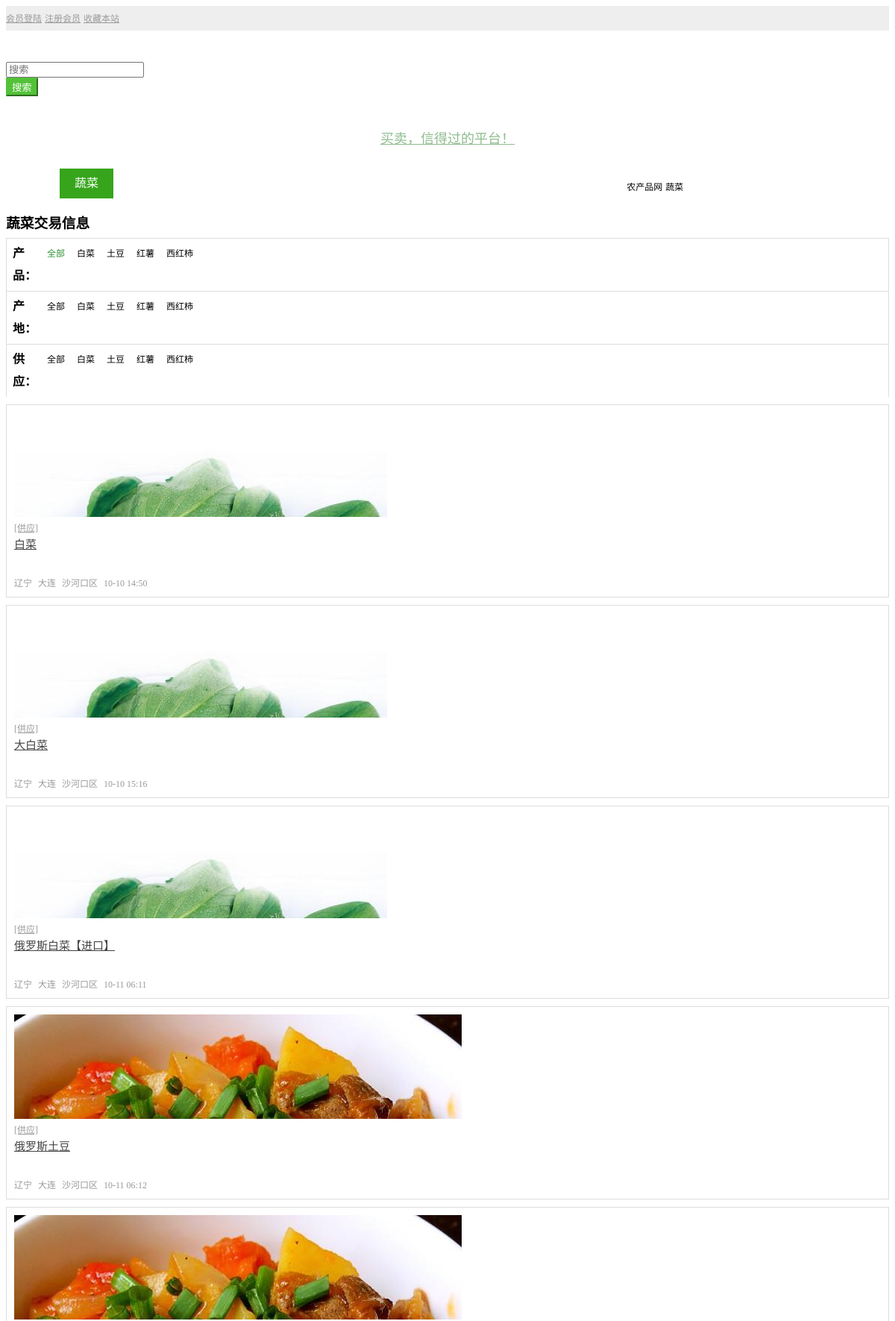
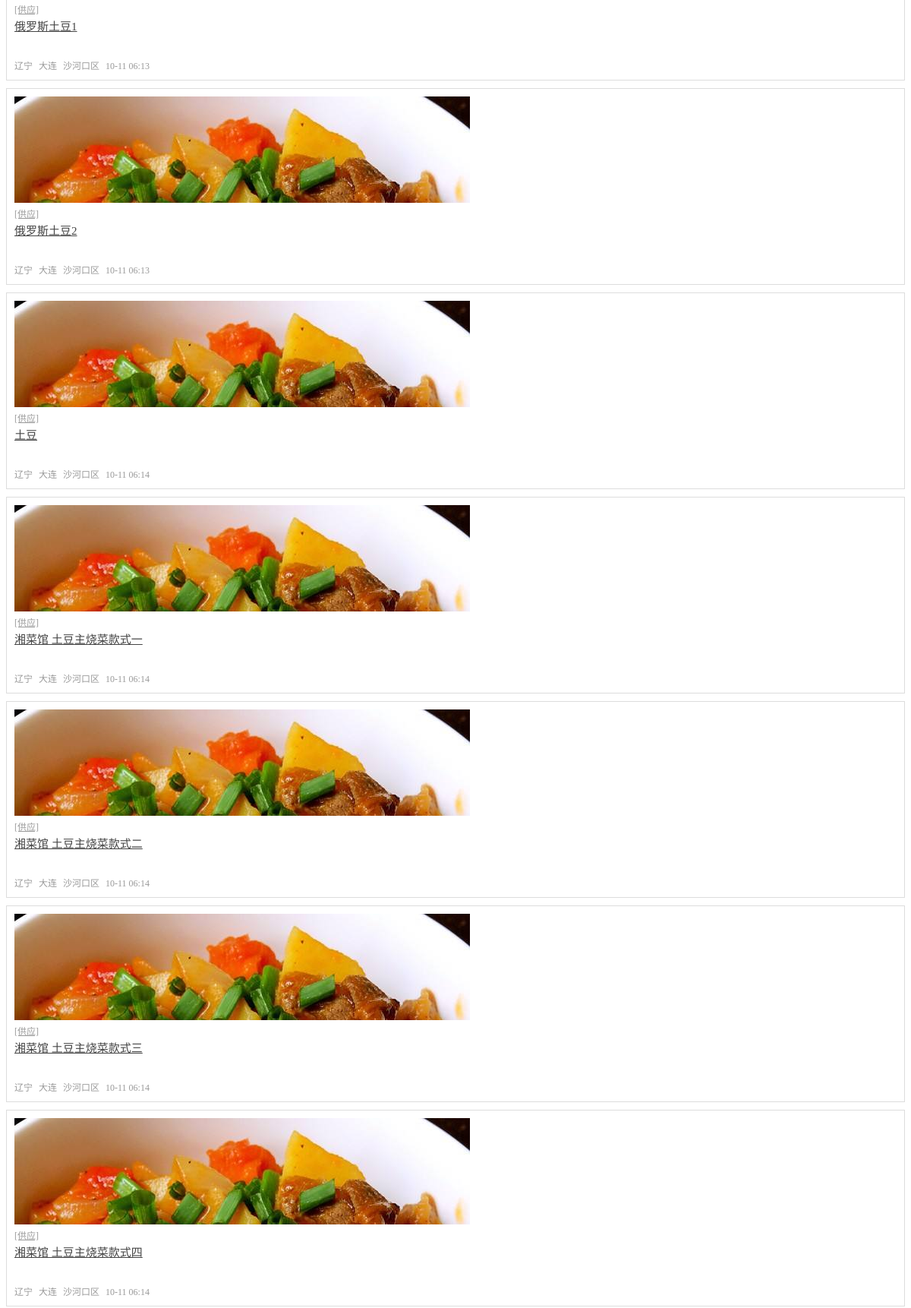
/product/1/0/0/1 (upper part), run on the app's committed database (2 pictures, top to bottom).
### home/models.py (models this page shows)
class p_product(models.Model):
    p_name = models.CharField(max_length=30, help_text="类别名称")
    create_time = models.CharField(max_length=30, help_text="创建时间", default="0")
    update_time = models.CharField(max_length=30, help_text="修改时间", default="0")

class p_product_child(models.Model):
    p_name = models.CharField(max_length=30, help_text="产品名称")
    p_id = models.IntegerField(help_text="父ID")
    create_time = models.CharField(max_length=30, help_text="创建时间", default="0")
    update_time = models.CharField(max_length=30, help_text="修改时间", default="0")

class p_message(models.Model):
    username = models.CharField(max_length=30, help_text="关联用户")
    type = models.CharField(max_length=30, help_text="1：供应 2：需求", default=1)
    m_title = models.CharField(max_length=50, help_text="信息标题", default="")
    m_pz = models.CharField(max_length=30, help_text="产品品种", default="")
    m_begin = models.CharField(max_length=30, help_text="上市开始日期时间", default="")
    m_end = models.CharField(max_length=30, help_text="上市结束日期时间", default="")
    m_size = models.CharField(max_length=30, help_text="报价规格", default="")
    m_today_price = models.CharField(max_length=30, help_text="今日价格", default="")
    m_today_size = models.CharField(max_length=30, help_text="今日价格的单位", default="")
    m_today_date = models.CharField(max_length=30, help_text="上架日期", default="")
    m_photo = models.CharField(max_length=200, help_text="实拍图片，展示图片", default="")
    m_address_province = models.CharField(max_length=80, help_text="所属地区代码(省级)", default="")
    m_address_city = models.CharField(max_length=80, help_text="所属地区代码(市级)", default="")
    m_address_belong = models.CharField(max_length=80, help_text="所属地区代码（地区）", default="")
    m_address_detail = models.CharField(max_length=200, help_text="详细地址", default="")
    m_f_id = models.CharField(max_length=200, help_text="关联的大类别", default="")
    m_c_id = models.CharField(max_length=200, help_text="关联的子类别", default="")
    m_content = models.TextField(help_text="信息内容正文")
    create_time = models.CharField(max_length=30, help_text="创建时间", default="0")
    update_time = models.CharField(max_length=30, help_text="修改时间", default="0")

### home/views.py (the view, shortened to what this page needs)
# urls.py: path('product/<int:father>/<int:child>/<int:last>/<int:page>', home_views.product),
def product(request, father, child, last, page):
    recPerPage = 16
    if father != None:
        if isinstance(father, int):
            threeAll = None
            template = loader.get_template('home/product.html')
            table_nav = list(p_product_child.objects.filter(p_id=father).values())
            if child == 0:
                childData = [{
                    'link': '/product/' + str(father) + '/0/0/1',
                    'title': '全部',
                    'f_id': 0,
                    'active': 'on'
                }]
            for item in table_nav:
                if item['id'] == child:
                    on = 'on'
                else:
                    on = ''
                childData.append({
                    'link': '/product/' + str(father) + '/' + str(item['id']) + '/0/1',
                    'title': item['p_name'],
                    'f_id': item['p_id'],
                    'active': on
                })
            try:
                if child == 0:
                    mgsLsit = Paginator(p_message.objects.filter(m_f_id=father).values().order_by('create_time'),
                                        recPerPage)
                handle = PageObject()
                pageData = handle.handlePage(mgsLsit, page, recPerPage)
                if pageData['count'] == 0:
                    msg = urllib.parse.quote('该栏目下没有信息！')
                    return HttpResponseRedirect('/message/' + msg)
                pageData['page_list'] = handlePhoto(pageData['page_list'])
            except:
                pageData = None
            this = p_product.objects.get(id=father)
            titleNav = [
                {
                    'title': '农产品网',
                    'link': '/'
                },
                {
                    'title': this.p_name,
                    'link': ''
                }
            ]
            context = {
                'child': childData,  # 多级导航
                'list': pageData,
                'path': '/product/' + str(father) + '/' + str(child) + '/' + str(last) + '/',
                'titleNav': titleNav,
                'this': this.p_name,
                'threeAll': threeAll
            }
            return HttpResponse(template.render(context, request))
        else:
            return HttpResponse('页面参数错误')
    else:
        return HttpResponse('不存在参数')

### home/views.py (called while the page is built)
def handlePhoto(list):
    for item in list:
        list[list.index(item)]['m_photo'] = json.loads(item['m_photo'])
        if item['create_time'] != 0:
            list[list.index(item)]['create_time'] = time.strftime("%m-%d %H:%M",
                                                                  time.localtime(float(item['create_time'])))
        if item['update_time'] != 0:
            list[list.index(item)]['update_time'] = time.strftime("%m-%d %H:%M",
                                                                  time.localtime(float(item['update_time'])))
    return list

### home/templates/home/product.html (shortened to what this page needs)
{% load static %}
{% include "home/base_header.html" %}
<link rel="stylesheet" href="{% static '/css/common.css' %}">
<link rel="stylesheet" href="{% static '/css/body.css' %}">
<link rel="stylesheet" href="{% static '/css/product.css' %}">
<link rel="stylesheet" href="{% static '/css/page.css' %}">
</head>
<body>
{% include "home/base_nav.html" %}
<div class="">
    <div class="container">
        <div class="col-md-8">
            <div>
                <div class="nav-title clear_both">
                    {% for item in titleNav %}
                        <a class="a-text a-text-hover" href="{{ item.link }}">{{ item.title }}</a>
                    {% endfor %}
                </div>
                <div class="clear_both card-title">
                    <h3 class="pull-left">
                        {{ this }}交易信息
                    </h3>
                </div>
                <div class="card-box clear_both list-nav-">
                    <div class="col-xs-12">
                        <div class="link-header"><strong>产品：</strong></div>
                        <div class="link-body">
                            {% for item in child %}
                                <a class="link-body-a a-text a-text-hover {{ item.active }}"
                                   href="{{ item.link }}">{{ item.title }}</a>
                            {% endfor %}
                        </div>
                    </div>
                </div>
                <div class="card-box clear_both list-nav-">
                    <div class="col-xs-12">
                        <div class="link-header"><strong>产地：</strong></div>
                        <div class="link-body">
                            {% for item in child %}
                                <a class="link-body-a a-text a-text-hover" href="{{ item.link }}">{{ item.title }}</a>
                            {% endfor %}
                        </div>
                    </div>
                </div>
                <div class="card-box clear_both list-nav-">
                    <div class="col-xs-12">
                        <div class="link-header"><strong>供应：</strong></div>
                        <div class="link-body">
                            {% for item in child %}
                                <a class="link-body-a a-text a-text-hover" href="{{ item.link }}">{{ item.title }}</a>
                            {% endfor %}
                        </div>
                    </div>
                </div>
                <div class="clear_both msg-item-box">
                    {% for item in list.page_list %}
                        <div class="col-xs-3 msg-item-body">
                            <div class="msg-item-border">
                                <a class="msg-item-img" href="/productDetail/{{ item.id }}" target="_blank">
                                    <img src="{{ item.m_photo.0 }}"
                                         alt="">
                                </a>
                                <a class="msg-item-type" href="/productDetail/{{ item.id }}" target="_blank">
                                    {% if item.type == '1' %}
                                        [供应]
                                    {% elif item.type == '2' %}
                                        [需求]
                                    {% endif %}
                                </a>
                                <a class="msg-item-title" href="/productDetail/{{ item.id }}" target="_blank">
                                    {{ item.m_title }}
                                </a>
                                <div class="msg-item-address clear_both">
                                    <span class="pull-left">{{ item.m_address_province }}</span>
                                    <span class="pull-left">{{ item.m_address_city }}</span>
                                    <span class="pull-left">{{ item.m_address_belong }}</span>
                                    <span class="pull-right">{{ item.create_time }}</span>
                                </div>
                            </div>
                        </div>
                    {% endfor %}
                </div>
            </div>
        </div>
    </div>
</div>
{% include "home/base_footer.html" %}

### home/templates/home/base_nav.html (shortened to what this page needs)
<header>
    <div class="top-bar">
        <div class="container">
            <div class="col-lg-12 clear_both">
        <span class="pull-left">
            {%  if request.userInfo != None %}
                <a><font color="#444">用户：</font></a>
                <a><b>{% autoescape off %}{{ request.userInfo.nickname }}{% endautoescape %}</b></a>
                <a><font color="#444">，欢迎登录！</font></a>
                <a href="/publish/">发布信息</a>
                <a href="/register/">管理信息</a>
                <a href="/registerReg/">修改资料</a>
                <a href="/logout/">退出</a>
            {% elif request.userInfo == None %}
                <a href="/login/">会员登陆</a>
                <a href="/register/">注册会员</a>
            {% endif %}
        </span>
                <span class="pull-right">
            <a href="">收藏本站</a>
        </span>
            </div>
        </div>
    </div>
    <div>
        <div class="container search-bar">
            <div class="col-md-3 col-sm-4">
            </div>
            <div class="col-md-5 col-sm-5 search-bar-input">
                <div class="input-group">
                    <div class="input-control search-box  has-icon-right search-example"
                         id="searchboxExample">
                        <input id="inputSearchExample3" type="search" class="form-control search-input"
                               placeholder="搜索">
                    </div>
                    <span class="input-group-btn">
                    <button class="btn btn-green" type="button">搜索</button>
                  </span>
                </div>
            </div>
            <div class="col-md-4 col-sm-3 search-bar-text">
                <a href="">买卖，信得过的平台！</a>
            </div>
        </div>
    </div>
    <div class="nav-bar">
        <div class="container">
            <div class="col-md-12">
                <ul class="nav-bar-box">
                    {% for item in request.nav %}
                        <li class="{{ item.active }}"><a href="/{{ item.link }}">{{ item.title }}</a></li>
                    {% endfor %}
                </ul>
            </div>
        </div>
    </div>
</header>

### static/css/common.css (style rules this page uses)
.clear_both::after { content: ""; display: table; clear: both; }
.top-bar { line-height: 28px; padding: 2px 0px; background: #eee; }
.top-bar a { font-size: 12px; color: #999; }
.search-bar { padding: 3.5px 0; }
.search-bar-input { margin: 20.5px 0; }
.search-bar-text { text-align: center; line-height: 73px; }
.search-bar-text a { font-size: 18px; color: darkseagreen; }
@media (min-width: 768px) { .search-bar-text a { font-size: 12px; color: darkseagreen; } }
@media (min-width: 992px) { .search-bar-text a { font-size: 18px; color: darkseagreen; } }
.nav-bar { background: #52c238; }
.nav-bar-box { list-style: none; padding: 0; margin: 0; }
.nav-bar li { float: left; }
.nav-bar li a { color: white; display: block; line-height: 40px; font-size: 16px; padding: 0 20px; }
.nav-bar li.active a { background: #36a51c; text-decoration: none; }
.btn-green, .btn-green:focus { color: white; background-color: #52c238; border-color: #52c238; }
.a-text { font-size: 12px; color: #000; text-decoration: none; }
@media (min-width: 1200px) { .container { max-width: 1280px } }

### static/css/body.css (style rules this page uses)
.card-box { border: 1px solid #ddd; padding: 5px 8px; margin: 15px 0; }
.card-title h3 { margin: 0; line-height: 38px; }
.card-title { line-height: 38px; }

### static/css/product.css (style rules this page uses)
.link-header { width: 40px; float: left; line-height: 30px; }
.link-body { width: calc(100% - 40px); float: left; }
.link-body-a { padding: 0 6px; line-height: 30px; }
.list-nav- { margin: 0; }
.list-nav-:nth-of-type(3) { border-bottom: none !important; }
.list-nav-:nth-of-type(4) { border-bottom: none !important; }
.list-nav-:nth-of-type(5) { border-bottom: none !important; }
.msg-item-img { width: 100%; min-height: 80px; max-height: 140px; overflow: hidden; display: block; }
.msg-item-type { font-size: 12px; margin-top: 5px; color: #999!important; transition: 0.3s; display: block; }
.msg-item-title { line-height: 28px; height: 56px; font-size: 15px; color: #444; transition: 0.3s; display: block; overflow: hidden; }
.msg-item-address { font-size: 12px; color: #999; transition: 0.3s; }
.msg-item-address span:nth-of-type(1),.msg-item-address span:nth-of-type(2),.msg-item-address span:nth-of-type(3) { margin-right: 5px; }
.msg-item-border { display: block; background-color: #fff; border: 1px solid #ddd; padding: 10px; transition: 0.3s; }
.msg-item-box { margin: 5px -5px; }
.msg-item-body { padding: 5px }
.nav-title { margin-top: 15px; margin-bottom: 15px; }
.link-body a.on { color: #2e9134; }

### data on the page
p_product: title "蔬菜", title "蔬菜", p_name "蔬菜"
p_product_child: title "白菜", title "白菜", title "白菜"
p_product_child: title "土豆", title "土豆", title "土豆"
p_product_child: title "红薯", title "红薯", title "红薯"
p_product_child: title "西红柿", title "西红柿", title "西红柿"
p_message: type "[供应]", m_title "白菜", m_address_province "辽宁", m_address_city "大连", m_address_belong "沙河口区", create_time "10-10 14:50"
p_message: type "[供应]", m_title "大白菜", m_address_province "辽宁", m_address_city "大连", m_address_belong "沙河口区", create_time "10-10 15:16"
p_message: type "[供应]", m_title "俄罗斯白菜【进口】", m_address_province "辽宁", m_address_city "大连", m_address_belong "沙河口区", create_time "10-11 06:11"
p_message: type "[供应]", m_title "俄罗斯土豆", m_address_province "辽宁", m_address_city "大连", m_address_belong "沙河口区", create_time "10-11 06:12"
p_message: type "[供应]", m_title "俄罗斯土豆1", m_address_province "辽宁", m_address_city "大连", m_address_belong "沙河口区", create_time "10-11 06:13"
p_message: type "[供应]", m_title "俄罗斯土豆2", m_address_province "辽宁", m_address_city "大连", m_address_belong "沙河口区", create_time "10-11 06:13"
p_message: type "[供应]", m_title "土豆", m_address_province "辽宁", m_address_city "大连", m_address_belong "沙河口区", create_time "10-11 06:14"
p_message: type "[供应]", m_title "湘菜馆 土豆主烧菜款式一", m_address_province "辽宁", m_address_city "大连", m_address_belong "沙河口区", create_time "10-11 06:14"
p_message: type "[供应]", m_title "湘菜馆 土豆主烧菜款式二", m_address_province "辽宁", m_address_city "大连", m_address_belong "沙河口区", create_time "10-11 06:14"
p_message: type "[供应]", m_title "湘菜馆 土豆主烧菜款式三", m_address_province "辽宁", m_address_city "大连", m_address_belong "沙河口区", create_time "10-11 06:14"
p_message: type "[供应]", m_title "湘菜馆 土豆主烧菜款式四", m_address_province "辽宁", m_address_city "大连", m_address_belong "沙河口区", create_time "10-11 06:14"

### other printed values
{{ item.title }} "农产品网"
{{ item.title }} "全部"
